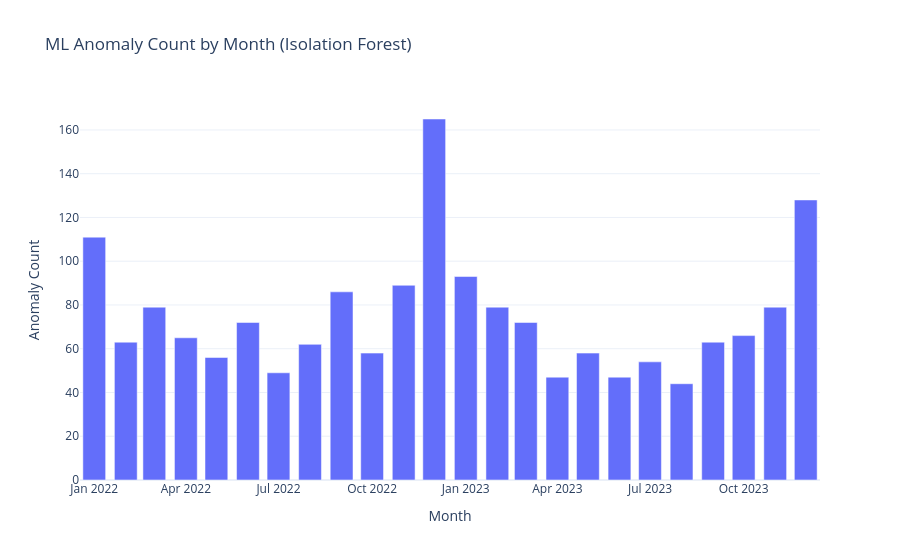

This figure's notebook cell:
### Markdown cell above
### Key Findings

The anomaly score distribution shows a clear and well-separated decision boundary around 
-0.60. Normal rows (blue) cluster between -0.40 and -0.55 with a smooth bell-shaped 
distribution, while anomalies (red) are entirely separated to the left below -0.60 with 
no overlap. This clean separation indicates the model has found genuine structure in the 
data rather than making arbitrary cuts — a strong signal that the 6 engineered features 
are capturing meaningful patterns. In production, this boundary could be used as a 
confidence threshold: scores below -0.65 would trigger immediate review, while scores 
between -0.60 and -0.65 could be queued for batch review.

### Code cell
# Anomalies over time
anomaly_by_month = (
    anomalies
    .groupby('business_date')
    .size()
    .reset_index(name='anomaly_count')
)

fig = px.bar(
    anomaly_by_month,
    x='business_date',
    y='anomaly_count',
    title='ML Anomaly Count by Month (Isolation Forest)',
    labels={'business_date': 'Month', 'anomaly_count': 'Anomaly Count'},
    template='plotly_white'
)
fig.show()

### Figure 1 — Plotly figure (JSON) as saved in the notebook; plotly's stock layout.template omitted (floating-point values rounded to 4 significant figures)
{"data": [{"hovertemplate": "Month=%{x}<br>Anomaly Count=%{y}<extra></extra>", "legendgroup": "", "marker": {"color": "#636efa", "pattern": {"shape": ""}}, "name": "", "orientation": "v", "showlegend": false, "textposition": "auto", "type": "bar", "x": ["2022-01-01T00:00:00.000000000", "2022-02-01T00:00:00.000000000", "2022-03-01T00:00:00.000000000", "2022-04-01T00:00:00.000000000", "2022-05-01T00:00:00.000000000", "2022-06-01T00:00:00.000000000", "2022-07-01T00:00:00.000000000", "2022-08-01T00:00:00.000000000", "2022-09-01T00:00:00.000000000", "2022-10-01T00:00:00.000000000", "2022-11-01T00:00:00.000000000", "2022-12-01T00:00:00.000000000", "2023-01-01T00:00:00.000000000", "2023-02-01T00:00:00.000000000", "2023-03-01T00:00:00.000000000", "2023-04-01T00:00:00.000000000", "2023-05-01T00:00:00.000000000", "2023-06-01T00:00:00.000000000", "2023-07-01T00:00:00.000000000", "2023-08-01T00:00:00.000000000", "2023-09-01T00:00:00.000000000", "2023-10-01T00:00:00.000000000", "2023-11-01T00:00:00.000000000", "2023-12-01T00:00:00.000000000"], "xaxis": "x", "y": [111, 63, 79, 65, 56, 72, 49, 62, 86, 58, 89, 165, 93, 79, 72, 47, 58, 47, 54, 44, 63, 66, 79, 128], "yaxis": "y"}], "layout": {"barmode": "relative", "legend": {"tracegroupgap": 0}, "title": {"text": "ML Anomaly Count by Month (Isolation Forest)"}, "xaxis": {"anchor": "y", "domain": [0, 1], "title": {"text": "Month"}}, "yaxis": {"anchor": "x", "domain": [0, 1], "title": {"text": "Anomaly Count"}}}}
